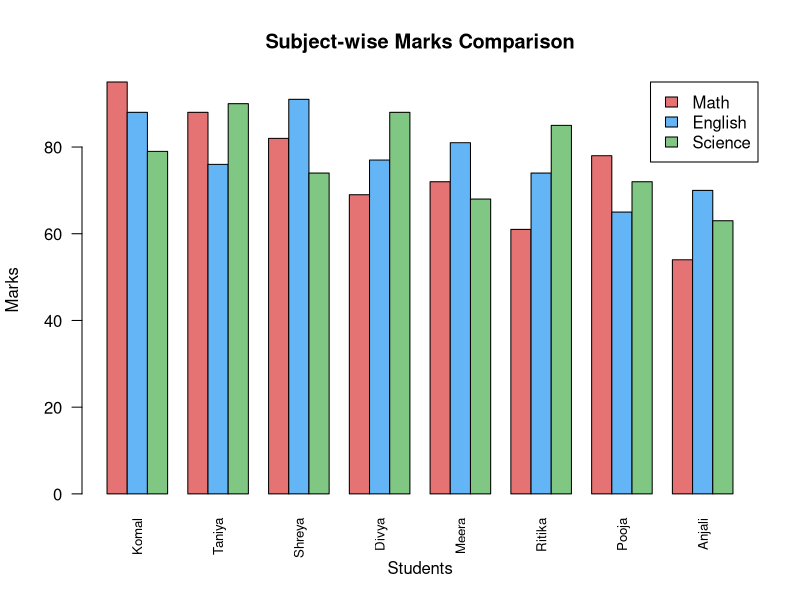

Recreate this plot in R.
# ============================================================
#  BCA 4th Semester | R Programming Assignment
#  Student  : anushka semwal
#  Status Debbared 
#  Roll No  : BCA/4/SET4/07
#  Deadline : 10 April 2026
# ============================================================

# ── Q1 [Unit 1] Temperature Converter ───────────────────────
cat("===== Q1: Temperature Conversion =====\n")

celsius_to_fahrenheit <- function(c) (c * 9/5) + 32
celsius_to_kelvin     <- function(c) c + 273.15
fahrenheit_to_celsius <- function(f) (f - 32) * 5/9

# Table of common temperatures
cat(sprintf("%-25s %10s %12s %12s\n",
            "Description", "Celsius", "Fahrenheit", "Kelvin"))
cat(strrep("-", 60), "\n")

temps <- list(
  list("Absolute Zero",         -273.15),
  list("Water Freezes",           0.00),
  list("Human Body",             37.00),
  list("Water Boils",           100.00),
  list("Dehradun Summer (avg)",  35.00),
  list("Dehradun Winter (avg)",   8.00)
)
for (t in temps) {
  c  <- t[[2]]
  cat(sprintf("%-25s %10.2f %12.2f %12.2f\n",
              t[[1]], c,
              celsius_to_fahrenheit(c),
              celsius_to_kelvin(c)))
}

# User input simulation
user_c <- 28.5
cat(sprintf("\nYou entered: %.1f°C\n", user_c))
cat(sprintf("Fahrenheit  : %.2f°F\n",  celsius_to_fahrenheit(user_c)))
cat(sprintf("Kelvin      : %.2f K\n\n", celsius_to_kelvin(user_c)))


# ── Q2 [Unit 1] Character Vector Operations ─────────────────
cat("===== Q2: Days of the Week — Vector Operations =====\n")

days <- c("Monday","Tuesday","Wednesday","Thursday",
          "Friday","Saturday","Sunday")

cat(sprintf("Days          : %s\n",       paste(days, collapse = ", ")))
cat(sprintf("Total elements: %d\n",       length(days)))
cat(sprintf("3rd to 5th    : %s\n",       paste(days[3:5], collapse = ", ")))
cat(sprintf("Uppercase     : %s\n",       paste(toupper(days), collapse = ", ")))
cat(sprintf("Reversed      : %s\n",       paste(rev(days), collapse = ", ")))
cat(sprintf("Weekdays only : %s\n",       paste(days[1:5], collapse = ", ")))
cat(sprintf("Weekend       : %s\n",       paste(days[6:7], collapse = ", ")))
cat(sprintf("Contains 'day': %s\n",
            paste(days[grepl("day", days, ignore.case = TRUE)],
                  collapse = ", ")))
cat(sprintf("Sorted alpha  : %s\n\n",
            paste(sort(days), collapse = ", ")))


# ── Q3 [Unit 2] Student Marks — Full Report Card ────────────
cat("===== Q3: Student Report Card Generator =====\n")

students <- data.frame(
  Name    = c("Taniya","Meera","Komal","Ritika","Pooja",
              "Anjali","Shreya","Divya"),
  Math    = c(88, 72, 95, 61, 78, 54, 82, 69),
  English = c(76, 81, 88, 74, 65, 70, 91, 77),
  Science = c(90, 68, 79, 85, 72, 63, 74, 88),
  stringsAsFactors = FALSE
)

students$Total      <- rowSums(students[, 2:4])
students$Percentage <- round(students$Total / 300 * 100, 2)
students$Grade      <- sapply(students$Percentage, function(p) {
  if      (p >= 90) "A+"
  else if (p >= 75) "A"
  else if (p >= 60) "B"
  else if (p >= 45) "C"
  else              "Fail"
})
students$Status     <- ifelse(students$Percentage >= 40, "PASS", "FAIL")
students            <- students[order(-students$Total), ]
students$Rank       <- seq_len(nrow(students))

cat("Report Card:\n")
print(students[, c("Rank","Name","Math","English","Science",
                   "Total","Percentage","Grade","Status")])

topper <- students[1, ]
cat(sprintf("\nClass Topper : %s — %.1f%% (%s)\n",
            topper$Name, topper$Percentage, topper$Grade))
cat(sprintf("Class Average: %.2f%%\n",  mean(students$Percentage)))
cat(sprintf("Pass Rate    : %d/%d\n\n",
            sum(students$Status == "PASS"), nrow(students)))

# Grouped bar chart
bar_data <- t(as.matrix(students[, c("Math","English","Science")]))
colnames(bar_data) <- students$Name
barplot(bar_data,
        beside  = TRUE,
        col     = c("#E57373","#64B5F6","#81C784"),
        main    = "Subject-wise Marks Comparison",
        xlab    = "Students",
        ylab    = "Marks",
        las     = 2,
        cex.names = 0.8,
        legend.text = c("Math","English","Science"),
        args.legend = list(x = "topright"))


# ── Q4 [Unit 3] BMI Calculator Function ─────────────────────
cat("===== Q4: BMI Calculator =====\n")

bmi_calculator <- function(weight_kg, height_m) {
  if (!is.numeric(weight_kg) || !is.numeric(height_m))
    stop("Weight and height must be numeric.")
  if (weight_kg <= 0 || height_m <= 0)
    stop("Weight and height must be positive.")
  if (height_m > 3)
    stop("Height seems to be in cm — please enter in metres.")

  bmi <- weight_kg / (height_m ^ 2)

  category <- if      (bmi < 18.5)              "Underweight"
               else if (bmi < 25.0)              "Normal weight"
               else if (bmi < 30.0)              "Overweight"
               else if (bmi < 35.0)              "Obese (Class I)"
               else if (bmi < 40.0)              "Obese (Class II)"
               else                               "Obese (Class III)"

  recommendation <- switch(category,
    "Underweight"      = "Increase caloric intake; consult a nutritionist.",
    "Normal weight"    = "Maintain your healthy lifestyle!",
    "Overweight"       = "Consider regular exercise and a balanced diet.",
    "Obese (Class I)"  = "Seek medical advice; start a structured diet plan.",
    "Obese (Class II)" = "Medical consultation strongly recommended.",
    "Obese (Class III)"= "Immediate medical attention advised."
  )

  list(bmi = round(bmi, 2), category = category,
       recommendation = recommendation)
}

test_cases <- list(
  list("Taniya",   55,  1.62),
  list("Person B", 80,  1.75),
  list("Person C", 45,  1.70),
  list("Person D", 100, 1.68),
  list("Person E", 72,  1.80)
)

cat(sprintf("%-12s %6s %6s %6s %-20s\n",
            "Name","Weight","Height","BMI","Category"))
cat(strrep("-", 60), "\n")
for (tc in test_cases) {
  result <- bmi_calculator(tc[[2]], tc[[3]])
  cat(sprintf("%-12s %6.1f %6.2f %6.2f %-20s\n",
              tc[[1]], tc[[2]], tc[[3]],
              result$bmi, result$category))
}
cat("\nRecommendations:\n")
for (tc in test_cases) {
  result <- bmi_calculator(tc[[2]], tc[[3]])
  cat(sprintf("  %-12s: %s\n", tc[[1]], result$recommendation))
}
